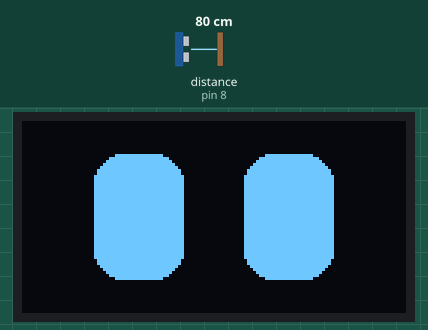
A sketch run on a simulated Arduino Uno, built with avr-gcc and run on an emulated ATmega328P. Parts: 128×64 one-colour display. The inputs (shaded band) are chosen by the test bench; at power-on: distance to the obstacle (sensor on pin 8) 80 cm. The echo pulse lasts 58.3 µs per cm; random numbers use the default seed unless the sketch sets one.

Above: at 1.2 s.
1.3 s: distance to the obstacle (sensor on pin 8) set to 40 cm
4.3 s: distance to the obstacle (sensor on pin 8) set to 31 cm
At 4.97 s:
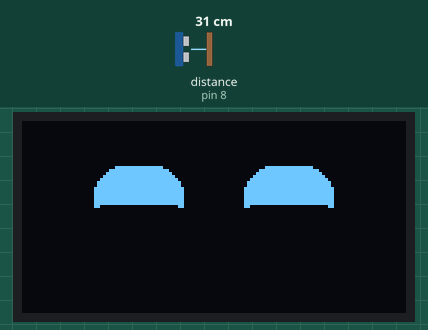
6.0 s: distance to the obstacle (sensor on pin 8) set to 10 cm
At 6.58 s:
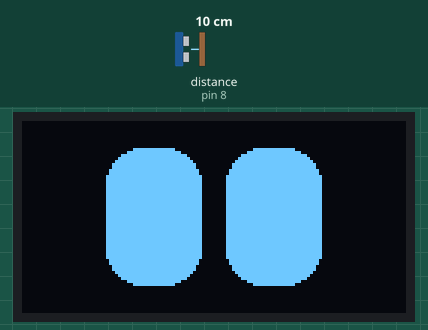
7.7 s: distance to the obstacle (sensor on pin 8) set to 7 cm
9.5 s: distance to the obstacle (sensor on pin 8) set to 9 cm
At 9.77 s:
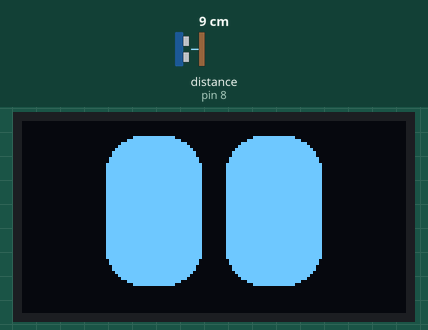
11.3 s: distance to the obstacle (sensor on pin 8) set to 18 cm
12.8 s: distance to the obstacle (sensor on pin 8) set to 22 cm
At 13.28 s:
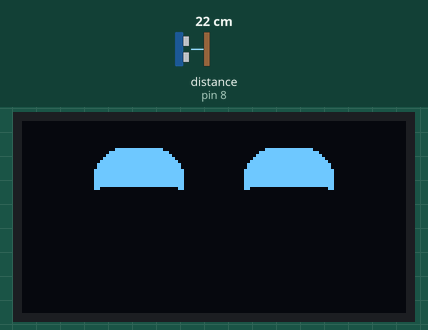

Measured:
- the behaviour switches between 36 and 35 cm on distance to the obstacle (sensor on pin 8) (found by bisection; images 0 and 1)
- the behaviour switches between 20 and 21 cm on distance to the obstacle (sensor on pin 8) (found by bisection; images 3 and 4)
- after the input at 4.3 s, the display: changes after 0.06 s (image 1)

The sketch:

emo_robot.ino
```cpp
#include <Wire.h>
#include <Adafruit_GFX.h>
#include <Adafruit_SSD1306.h>
#include <NewPing.h>

#define SCREEN_WIDTH 128
#define SCREEN_HEIGHT 64
#define TRIGGER_PIN 9
#define ECHO_PIN 8
#define MAX_DISTANCE 200

NewPing sonar(TRIGGER_PIN, ECHO_PIN, MAX_DISTANCE);
Adafruit_SSD1306 display(SCREEN_WIDTH, SCREEN_HEIGHT, &Wire, -1);

// Переменные состояния и таймеров
int angrycount = 0;
bool blangry = false;

unsigned long sleepTimer = 0;
bool isSleep = false;
const unsigned long SLEEP_TIMEOUT = 10000; // 10 секунд бездействия до засыпания

unsigned long blinkTimer = 0;
unsigned long zzzTimer = 0;
int zzzOffset = 0; // Смещение для непрерывной анимации Zzz

void setup() {
  if (!display.begin(SSD1306_SWITCHCAPVCC, 0x3C)) {
    for (;;);
  }
  display.clearDisplay();
  sleepTimer = millis();
}

// Базовая функция рисования глаза EMO
void drawEmoEye(int x, int y, int w, int h, int r) {
  display.fillRoundRect(x, y, w, h, r, SSD1306_WHITE);
}

// ==========================================
// НАБОР ЭМОЦИЙ И АНИМАЦИЙ (ЖИВАЯ ДИНАМИКА)
// ==========================================

// 1. Обычный взгляд
void drawEmoNormal(int offsetX = 0, int offsetY = 0) {
  display.clearDisplay();
  drawEmoEye(24 + offsetX, 11 + offsetY, 30, 42, 10);
  drawEmoEye(74 + offsetX, 11 + offsetY, 30, 42, 10);
  display.display();
}

// 2. Любопытство (8–20 см): Динамичное покачивание и всматривание
void drawEmoCurious() {
  // Плавное вытягивание и микро-движение вверх-вниз (разглядывает)
  for (int yShift = 0; yShift <= 4; yShift += 2) {
    display.clearDisplay();
    drawEmoEye(28, 9 - yShift, 32, 46 + yShift, 12);
    drawEmoEye(68, 9 - yShift, 32, 46 + yShift, 12);
    display.display();
    delay(25);
  }
  for (int yShift = 4; yShift >= 0; yShift -= 2) {
    display.clearDisplay();
    drawEmoEye(28, 9 - yShift, 32, 46 + yShift, 12);
    drawEmoEye(68, 9 - yShift, 32, 46 + yShift, 12);
    display.display();
    delay(25);
  }
}

// 3. Испуг / Шок (< 8 см): Дрожание (Jitter) + зрачки
void drawEmoScared() {
  for (int j = 0; j < 3; j++) {
    int shakeX = random(-2, 3);
    int shakeY = random(-2, 3);

    display.clearDisplay();
    drawEmoEye(24 + shakeX, 7 + shakeY, 28, 49, 10);
    drawEmoEye(76 + shakeX, 7 + shakeY, 28, 49, 10);

    display.fillRoundRect(33 + shakeX, 23 + shakeY, 10, 16, 4, SSD1306_BLACK);
    display.fillRoundRect(85 + shakeX, 23 + shakeY, 10, 16, 4, SSD1306_BLACK);
    display.display();
    delay(20);
  }
}

// 4. Счастье / Радость (20–35 см): Радостное подпрыгивание дуг
void drawEmoHappy() {
  // Двойное легкое подпрыгивание глазок от радости
  for (int bounce = 0; bounce < 2; bounce++) {
    for (int yOffset = 0; yOffset <= 6; yOffset += 3) {
      display.clearDisplay();

      // Счастливые прищуренные глаза
      drawEmoEye(24, 15 - yOffset, 30, 35, 10);
      drawEmoEye(74, 15 - yOffset, 30, 35, 10);

      // Вырез снизу для формы дуги
      display.fillRoundRect(20, 28 - yOffset, 38, 30, 8, SSD1306_BLACK);
      display.fillRoundRect(70, 28 - yOffset, 38, 30, 8, SSD1306_BLACK);

      display.display();
      delay(20);
    }
    for (int yOffset = 6; yOffset >= 0; yOffset -= 3) {
      display.clearDisplay();

      drawEmoEye(24, 15 - yOffset, 30, 35, 10);
      drawEmoEye(74, 15 - yOffset, 30, 35, 10);

      display.fillRoundRect(20, 28 - yOffset, 38, 30, 8, SSD1306_BLACK);
      display.fillRoundRect(70, 28 - yOffset, 38, 30, 8, SSD1306_BLACK);

      display.display();
      delay(20);
    }
  }
}

// 5. Моргание
void emoBlink() {
  for (int h = 42; h >= 4; h -= 10) {
    display.clearDisplay();
    int y = 32 - (h / 2);
    drawEmoEye(24, y, 30, h, h < 10 ? 2 : 8);
    drawEmoEye(74, y, 30, h, h < 10 ? 2 : 8);
    display.display();
    delay(10);
  }
  for (int h = 4; h <= 42; h += 10) {
    display.clearDisplay();
    int y = 32 - (h / 2);
    drawEmoEye(24, y, 30, h, h < 10 ? 2 : 8);
    drawEmoEye(74, y, 30, h, h < 10 ? 2 : 8);
    display.display();
    delay(10);
  }
}

// 6. Анимация злости
void animateAngry() {
  for (int i = 0; i <= 15; i += 3) {
    display.clearDisplay();
    drawEmoEye(24, 15, 30, 38, 8);
    drawEmoEye(74, 15, 30, 38, 8);

    // Брови
    display.fillTriangle(20, 10 + i, 60, 25 + i, 20, 25 + i, SSD1306_BLACK);
    display.fillTriangle(108, 10 + i, 68, 25 + i, 108, 25 + i, SSD1306_BLACK);

    display.display();
    delay(30);
  }
  delay(1500);
}

// 7. Однократное плавное закрытие глаз при засыпании
void animateCloseEyes() {
  for (int h = 38; h >= 4; h -= 4) {
    display.clearDisplay();
    int y = 15 + (38 - h) / 2;
    display.fillRoundRect(24, y, 30, h, 4, SSD1306_WHITE);
    display.fillRoundRect(74, y, 30, h, 4, SSD1306_WHITE);
    display.display();
    delay(30);
  }
}

// 8. НЕПРЕРЫВНАЯ АНИМАЦИЯ Zzz (Вызывается постоянными циклами)
void drawContinuousSleepZzz() {
  display.clearDisplay();

  // Спящие глаза-щёлочки
  display.fillRoundRect(24, 32, 30, 4, 2, SSD1306_WHITE);
  display.fillRoundRect(74, 32, 30, 4, 2, SSD1306_WHITE);

  display.setTextColor(SSD1306_WHITE);

  // Маленькая 'z'
  display.setTextSize(1);
  display.setCursor(104, 28 - zzzOffset);
  display.print("z");

  // Средняя 'Z'
  if (zzzOffset >= 4) {
    display.setTextSize(1);
    display.setCursor(112, 20 - zzzOffset);
    display.print("Z");
  }

  // Большая 'Z'
  if (zzzOffset >= 8) {
    display.setTextSize(2);
    display.setCursor(118, 12 - zzzOffset);
    display.print("Z");
  }

  display.display();

  // Таймер движения букв
  if (millis() - zzzTimer > 70) {
    zzzOffset += 2;
    if (zzzOffset > 18) {
      zzzOffset = 0; // Сброс цикла
    }
    zzzTimer = millis();
  }
}

// ==========================================
// ОСНОВНОЙ ЦИКЛ
// ==========================================

void loop() {
  int distance = sonar.ping_cm();
  unsigned long now = millis();

  // При обнаружении движения сбрасываем сон
  if (distance > 0 && distance <= 35) {
    sleepTimer = now;
    if (isSleep) {
      isSleep = false; // Просыпаемся!
      zzzOffset = 0;
      emoBlink();
    }
  }

  // 1. РЕЖИМ БЕСКОНЕЧНОГО СНА
  if (now - sleepTimer > SLEEP_TIMEOUT) {
    if (!isSleep) {
      animateCloseEyes(); // Плавно закрываем глаза
      isSleep = true;
    }
    drawContinuousSleepZzz(); // Бесконечно зацикленный полёт Zzz
  }
  // 2. ИСПУГ / ЗЛОСТЬ (< 8 см)
  else if (distance > 0 && distance <= 8) {
    if (!blangry) {
      blangry = true;
      angrycount++;
    }

    if (angrycount >= 3) {
      animateAngry();
      angrycount = 0;
    } else {
      drawEmoScared();
    }
  }
  // 3. ЛЮБОПЫТСТВО (8–20 см)
  else if (distance > 8 && distance <= 20) {
    blangry = false;
    drawEmoCurious();
  }
  // 4. РАДОСТЬ (20–35 см)
  else if (distance > 20 && distance <= 35) {
    blangry = false;
    drawEmoHappy();
  }
  // 5. ОБЫЧНОЕ СОСТОЯНИЕ
  else {
    blangry = false;

    if (now - blinkTimer > 3000) {
      int randAction = random(0, 3);
      if (randAction == 0) {
        emoBlink();
      } else if (randAction == 1) {
        drawEmoNormal(-10, 0);
        delay(400);
      } else {
        drawEmoNormal(10, 0);
        delay(400);
      }
      blinkTimer = now;
    } else {
      drawEmoNormal(0, 0);
    }
  }

  delay(30);
}
```
